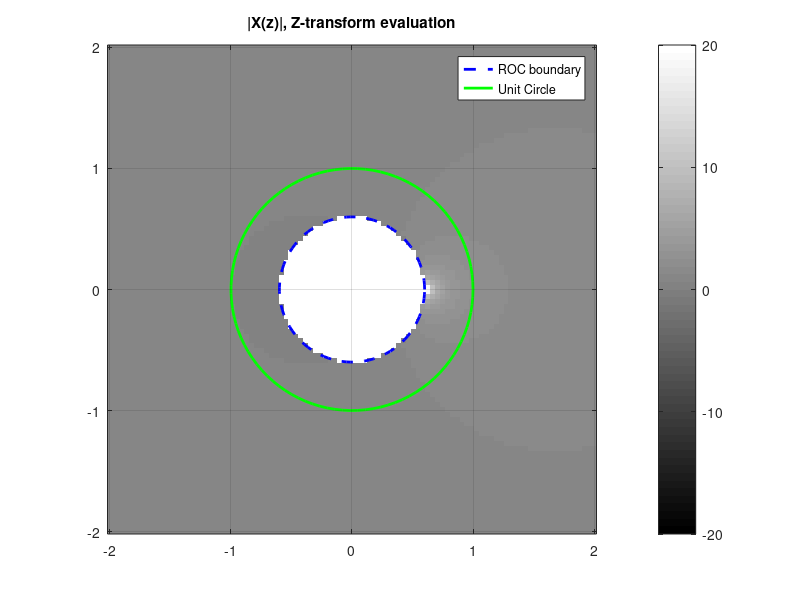

Write MATLAB code to recreate this figure.
a = 0.6;
n = 0:999;
x_n = a .^ n;

[x, y] = meshgrid(linspace(-2, 2, 100), linspace(-2, 2, 100));
z = x + 1i * y;

X = arrayfun(@(zval) sum(x_n .* (zval .^ -n)), z);
X(isnan(X(:))) = Inf;


% Plot the magnitude of the Z-Transform
zvals = linspace(-2, 2, 100);
imagesc(zvals, zvals, abs(X));
axis xy; axis square; grid on;
title('|X(z)|, Z-transform evaluation');
colormap('gray');
colorbar;
caxis([-20 20]);

% Hold the current plot
hold on;

leg = {'ROC boundary','Unit Circle'}
% Plot the ROC boundary at |z| = a
theta = linspace(0, 2*pi, 100);
x_roc = a * cos(theta);
y_roc = a * sin(theta);
plot(x_roc, y_roc, 'b--', 'LineWidth', 2);

% Plot the unit circle |z| = 1
x_unit = cos(theta);
y_unit = sin(theta);
plot(x_unit, y_unit, 'g', 'LineWidth', 2);
legend(leg)
% Release the hold
hold off;
